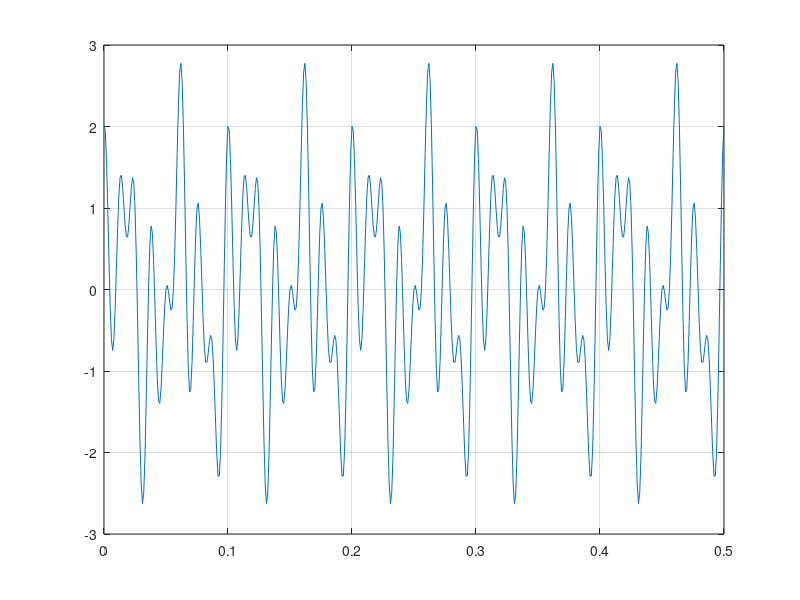
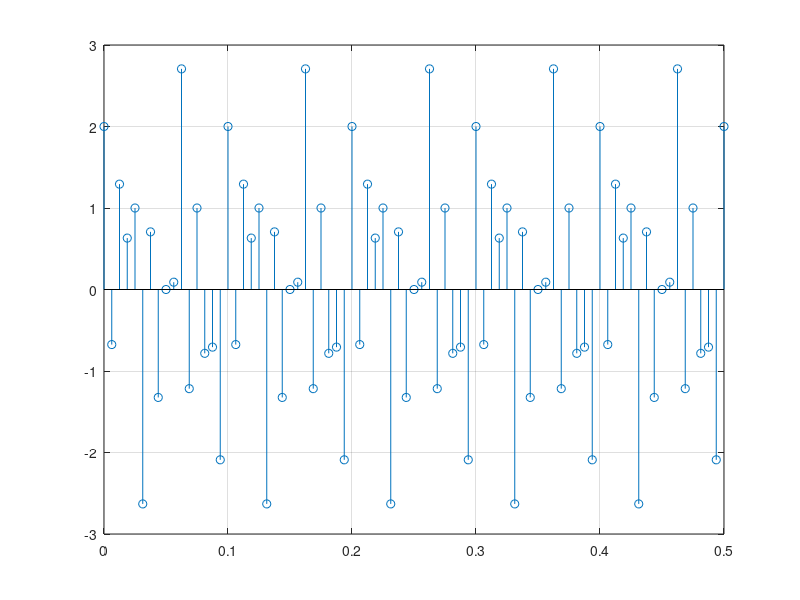
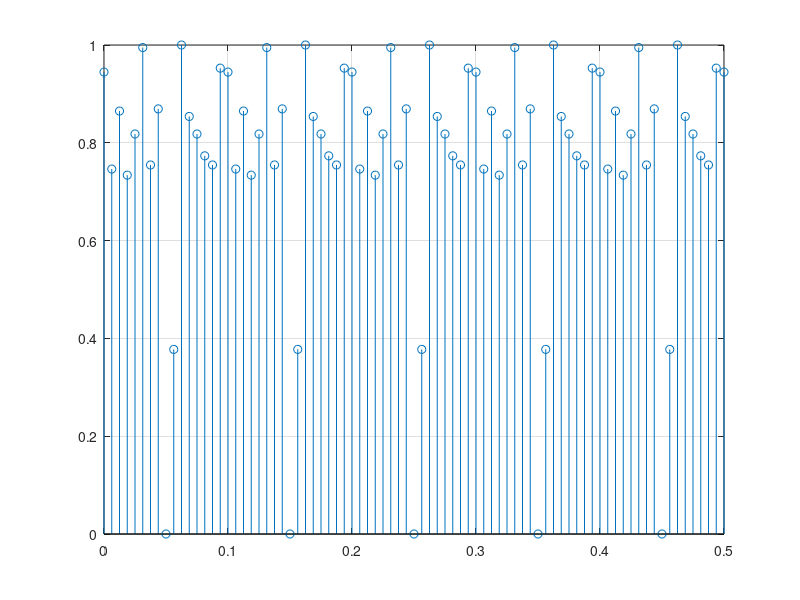
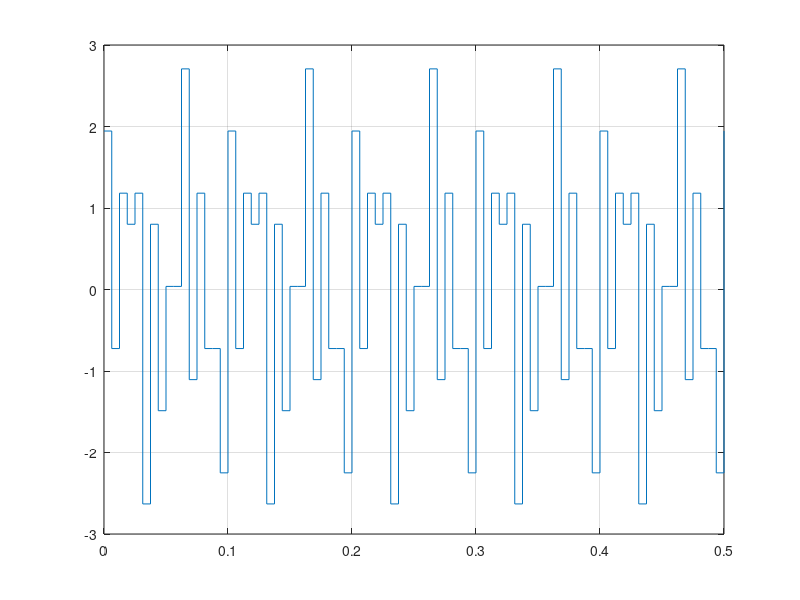

These figures' MATLAB source, in order:
clc 
clear all
close all

%sampling_process
t =0:0.001:0.5;
xa = sin(2*pi*20*t)+cos(2*pi*50*t)+cos(2*pi*80*t);
Fs = 160;
Ts = 1/Fs;
ts = 0:Ts:0.5;
xs =  sin(2*pi*20*ts)+cos(2*pi*50*ts)+cos(2*pi*80*ts);
figure(1)
plot(t,xa);
grid on;
figure(2)
stem(ts,xs);
grid on;

%A_law compression
a = 87.56;
y = xs;
for k = 1:length(xs)
    s = xs(k)/max(xs);
    if 1/a <=abs(s) && abs(s)<=1
        y(k) = (1+log(a*abs(s)))/(1+log(a))
    elseif 0<=abs(s) && abs(s)<1/a
        y(k) = a*abs(s)/(1+log(a))
    end
end

figure(3)
stem(ts,y);
grid on;

%Quantization_process
bit = 4;
quantization_level = 2^bit - 1;
step_size = (max(xs) - min(xs))/quantization_level;
quant = linspace(min(xs),max(xs),quantization_level);
xq = zeros(1,length(xs));%for quantized value
xbb = zeros(1,length(xs))
for i=1:length(xs)
    for j=1:length(quant) - 1
        if xs(i)>=quant(j) && xs(i)<=quant(j)+step_size/2
            xq(i) = quant(j);
            xbb = j
            
        elseif xs(i)>=quant(j)+step_size/2 && xs(i)<=quant(j+1)
            xq(i) = quant(j+1);
            xbb = j+1
        end
    end
    
end

figure(4)
stairs(ts,xq);
grid on;

%encoding
xbin = dec2bin(xbb);
disp(xbin)

%calculation of sqnr
px = sum(xs.^2)/length(xs);
error_signal = xs - xq;
pe = sum(error_signal.^2)/length(error_signal);
SQNR = 10*log10(px/pe);
disp(SQNR);




